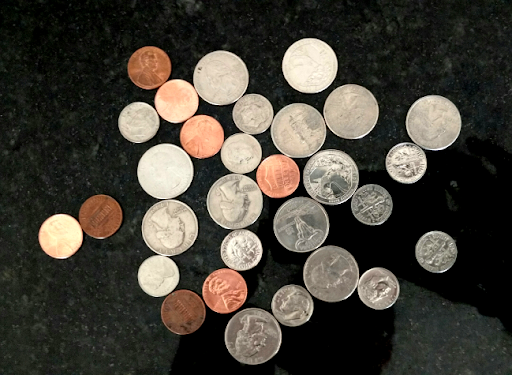
#> input picture assignment-6/example3.png, 512 x 375 px
$ python watershed.py   (older library calls are emulated)
#> lines starting #> are read from the running program, lines starting #| are printed output that depends on the picture; after the words box and inside, x2 and y2 are one past the last pixel; in counts of white or black regions, pixels touching at a corner belong together; long printed decimals are rounded
# import the necessary packages
from skimage.feature import peak_local_max
from skimage.morphology import watershed
from scipy import ndimage
import numpy as np
import argparse
import imutils
import colorsys
import cv2

def monotonicity_transform(img):

	img=(img-np.min(img)).astype(np.float64)
	img=img/np.max(img)
	img=(img*255).astype(np.uint8)
	return img

image = cv2.imread("example3.png")
#> image is the input picture: shape (375, 512, 3); mean B, G, R 56.1, 65, 69.3
shifted = cv2.pyrMeanShiftFiltering(image, 21, 51)

cv2.imshow("Input", image)
cv2.imshow("shifted", shifted)

gray = cv2.cvtColor(shifted, cv2.COLOR_BGR2GRAY)
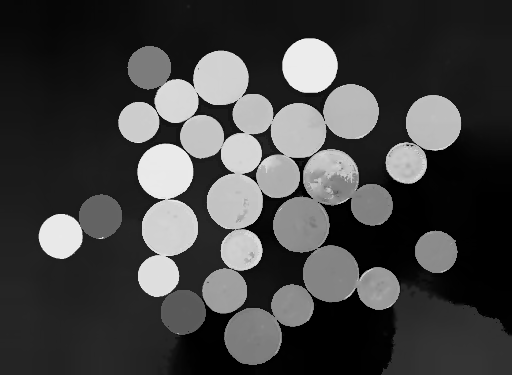
#> gray: shape (375, 512); min 0, max 236, mean 65.8
thresh = cv2.threshold(gray, 0, 255,cv2.THRESH_OTSU)[1]
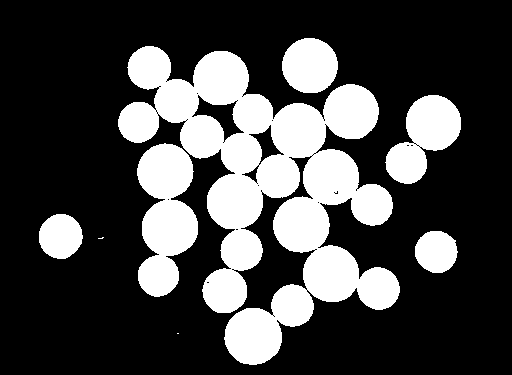
#> thresh: shape (375, 512); 27.3% white; 8 white regions (2 under 20 px), largest, box (x1, y1, x2, y2) and area: (118, 46, 400, 365) 36980, (137, 143, 198, 297) 6312, (385, 95, 461, 184) 3780, (282, 38, 338, 93) 2434, (39, 214, 83, 259) 1537, (415, 231, 458, 273) 1412
cv2.imshow("Thresh", thresh)

distTransImg = cv2.distanceTransform(thresh, cv2.DIST_L2, 5)
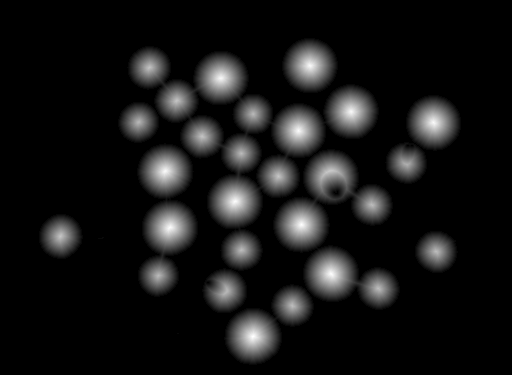
#> distTransImg: shape (375, 512) float32; min 0, max 27.76, mean 2.3; drawn with min black and max white
localMax = peak_local_max(distTransImg, indices=False, min_distance=20,	labels=thresh)
#> localMax: shape (375, 512) bool; 0.02% white in thin lines or dots, all inside (x1, y1, x2, y2) = (60, 65, 437, 337)
cv2.imshow("Distance Transform", monotonicity_transform(cv2.convertScaleAbs(distTransImg)))

markers = ndimage.label(localMax)[0]
#> markers: shape (375, 512) int32; 31 distinct labels, from 0 to 30
labels = watershed(-distTransImg, markers, mask=thresh)
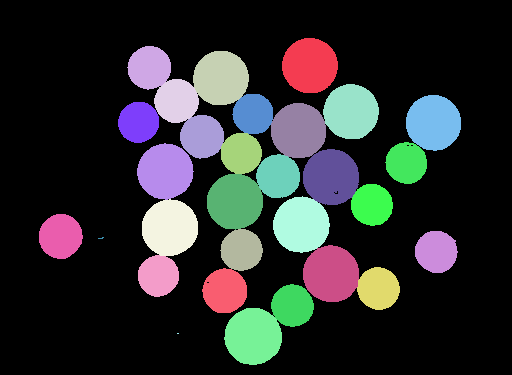
#> labels: shape (375, 512) int32; 31 distinct labels, from 0 to 30; one colour per label, 0 black
labels_count = len(np.unique(labels))
#> labels_count = 31

label_img = image.copy()

for q, label in enumerate(np.unique(labels)):
	mask = np.zeros(gray.shape, dtype="uint8")
	mask[labels == label] = 255

	cnts = cv2.findContours(mask.copy(), cv2.RETR_EXTERNAL, cv2.CHAIN_APPROX_SIMPLE)
	color = colorsys.hsv_to_rgb(q/labels_count*360, 1, 1)
	color = [i*255 for i in color]
	print(label, color)

	cv2.drawContours(label_img, cnts[0], -1, color, -1)
#> this loop made 31 passes
#> color on passes 1 to 12: [255, 0, 0], [0, 82.26, 255], [164.5, 255, 0], [255, 0, 246.8], [0, 255, 181], [255, 98.71, 0], [16.45, 0, 255], [65.81, 255, 0], [255, 0, 148.1], [0, 230.3, 255], [255, 197.4, 0], [115.2, 0, 255]
#> (cnts, color) on passes 22, 30: (1 contour, all with area under 20, [255, 0, 197.4]), (1 contour, all with area under 20, [164.5, 0, 255])
#| 0 [255, 0.0, 0.0]
#| 1 [0.0, 82.258, 255]
#| 2 [164.516, 255, 0.0]
#| 3 [255, 0.0, 246.774]
#| 4 [0.0, 255, 180.968]
#| 5 [255, 98.710, 0.0]
#| 6 [16.452, 0.0, 255]
#| 7 [65.806, 255, 0.0]
#> (further printed lines are left out)
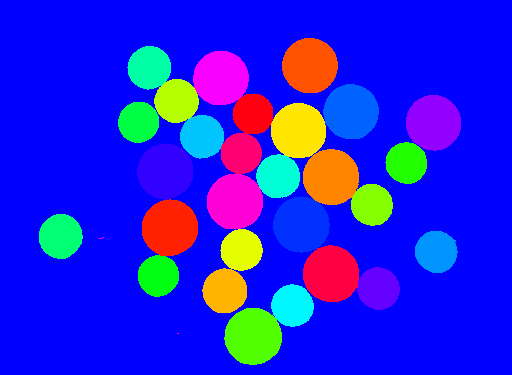
#> label_img: shape (375, 512, 3); mean B, G, R 218.1, 34.4, 37.1
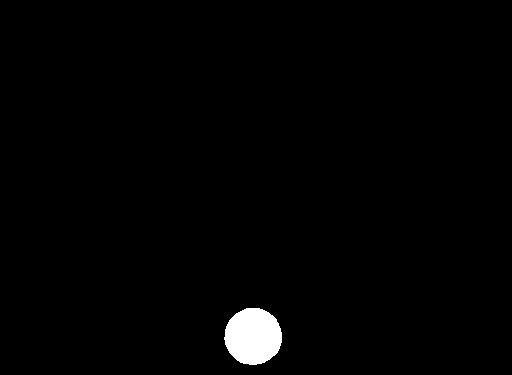
#> mask: shape (375, 512); 1.3% white; 1 white region, box (x1, y1, x2, y2) and area: (224, 308, 282, 365) 2581

cv2.imshow("Segmented Image", label_img)
cv2.imshow("Output", monotonicity_transform(0.7*image + 0.3*label_img))
#> in monotonicity_transform (call 2), `img=(img-np.min(img)).astype(np.float64)`:
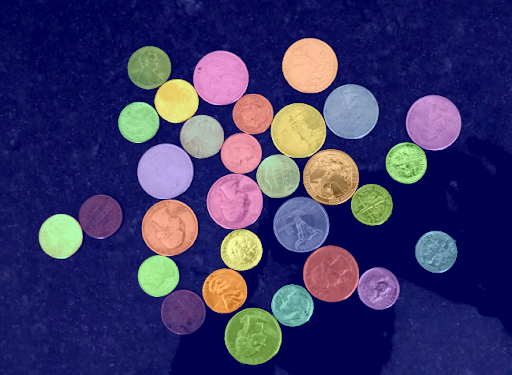
#> img: shape (375, 512, 3) float64; mean of channels 0, 1, 2 104.7, 55.8, 59.6; drawn as B, G, R
cv2.waitKey(0)

$ run again, with assignment-6/example1.png copied over assignment-6/example3.png
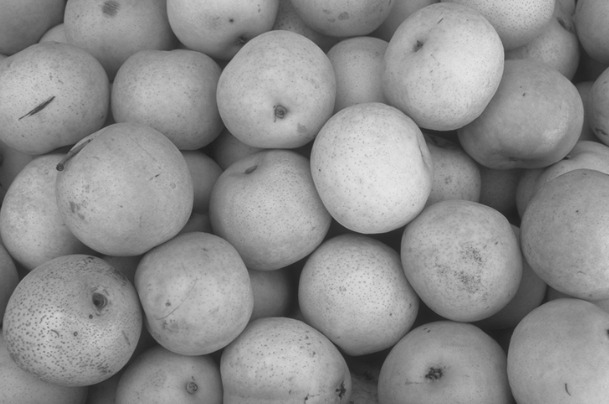
#> input picture assignment-6/example1.png, 609 x 404 px
#> image is the input picture: shape (404, 609, 3); min 28, max 231, mean 142.1
#> thresh: shape (404, 609); 78.7% white; 61 black regions (46 under 20 px), largest, box (x1, y1, x2, y2) and area: (41, 103, 457, 404) 20641, (418, 0, 609, 404) 16817, (201, 0, 420, 76) 5604
#> localMax: shape (404, 609) bool; 0.01% white in thin lines or dots, all inside (x1, y1, x2, y2) = (20, 20, 589, 384)
#> markers: shape (404, 609) int32; 28 distinct labels, from 0 to 27
#> `labels = watershed(-distTransImg, markers, mask=thresh)`:
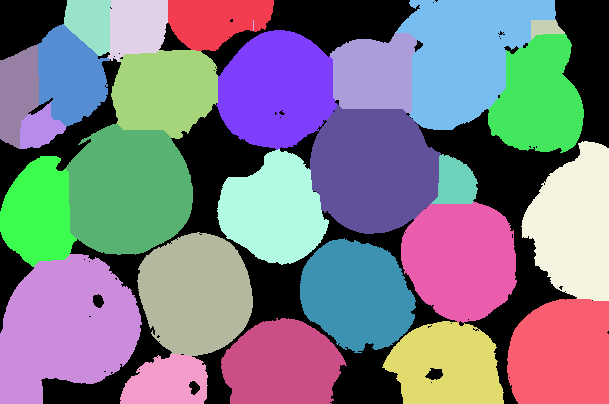
#> labels: shape (404, 609) int32; 28 distinct labels, from 0 to 27; one colour per label, 0 black
#> labels_count = 28
#> the loop `for q, label in enumerate(np.unique(labels)):` made 28 passes
#> color on passes 1, 2, 4, 5, 6, 7, 8, 9: [255, 0, 0], [255, 0, 218.6], [0, 145.7, 255], [0, 255, 145.7], [72.86, 255, 0], [255, 218.6, 0], [255, 0, 0], [255, 0, 218.6]
#> (printed output is left out)
#> in monotonicity_transform (call 2), `img=img/np.max(img)`:
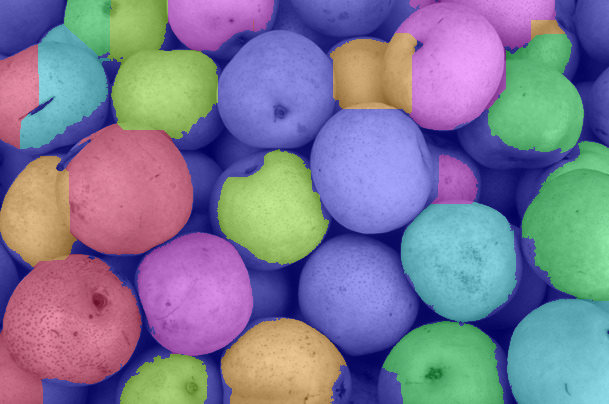
#> img: shape (404, 609, 3) float64; mean of channels 0, 1, 2 0.593, 0.487, 0.494; drawn as B, G, R
